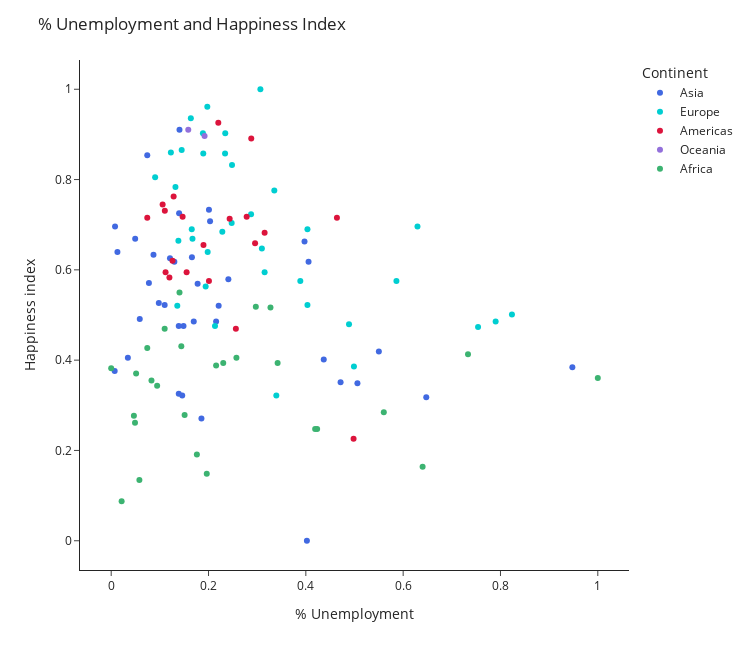

Write notebook code for a chart like this one.
### Code cell
#Correlation of Unemployment with the Happiness Index


unemp = df_2017N_v4["% Unemployment"]
HI = df_2017N_v4["Happiness index"]
color = ["royalblue","darkturquoise","crimson", "mediumpurple","mediumseagreen"]

#scatter plot
fig_Q2b_1 = px.scatter(df_2017N_v4, unemp, HI, hover_name="Country name"
           ,template="simple_white",color_discrete_sequence=color, color="Continent")

#update layout
fig_Q2b_1.update_layout(title_text="% Unemployment and Happiness Index"
                      #,annotations= [dict(x=0.05, y=1, text=line_eq, showarrow = False)]
                      ,width=750, height=650
                     )


fig_Q2b_1.show()

### Figure 1 — Plotly figure (JSON) as saved in the notebook; plotly's stock layout.template omitted (floating-point values rounded to 4 significant figures)
{"data": [{"hovertemplate": "<b>%{hovertext}</b><br><br>Continent=Asia<br>% Unemployment=%{x}<br>Happiness index=%{y}<extra></extra>", "hovertext": ["Afghanistan", "Armenia", "Azerbaijan", "Bahrain", "Bangladesh", "Cambodia", "China", "Cyprus", "Georgia", "Hong Kong S.A.R. of China", "India", "Indonesia", "Iran", "Iraq", "Israel", "Japan", "Jordan", "Kazakhstan", "Kuwait", "Kyrgyzstan", "Lebanon", "Malaysia", "Mongolia", "Nepal", "Pakistan", "Palestinian Territories", "Philippines", "Russia", "Saudi Arabia", "Singapore", "South Korea", "Sri Lanka", "Tajikistan", "Thailand", "United Arab Emirates", "Uzbekistan", "Vietnam"], "legendgroup": "Asia", "marker": {"color": "royalblue", "symbol": "circle"}, "mode": "markers", "name": "Asia", "orientation": "v", "showlegend": true, "type": "scatter", "x": [0.4022, 0.6475, 0.1697, 0.007901, 0.146, 0.007148, 0.1486, 0.3973, 0.506, 0.09782, 0.1855, 0.1388, 0.4368, 0.4714, 0.1403, 0.08691, 0.55, 0.1659, 0.04929, 0.2408, 0.2156, 0.1099, 0.2208, 0.03424, 0.1298, 0.9477, 0.0775, 0.1776, 0.2032, 0.1396, 0.1208, 0.1388, 0.4056, 0.01279, 0.07412, 0.2009, 0.05869], "xaxis": "x", "y": [0, 0.3177, 0.4854, 0.6959, 0.3216, 0.3762, 0.4756, 0.6628, 0.3489, 0.5263, 0.271, 0.4756, 0.4016, 0.3509, 0.9103, 0.6335, 0.4191, 0.6277, 0.6686, 0.5789, 0.4854, 0.5224, 0.5205, 0.4055, 0.6179, 0.384, 0.5712, 0.5692, 0.7076, 0.7251, 0.6257, 0.3255, 0.6179, 0.6394, 0.8538, 0.7329, 0.4912], "yaxis": "y"}, {"hovertemplate": "<b>%{hovertext}</b><br><br>Continent=Europe<br>% Unemployment=%{x}<br>Happiness index=%{y}<extra></extra>", "hovertext": ["Albania", "Austria", "Belarus", "Belgium", "Bosnia and Herzegovina", "Bulgaria", "Croatia", "Czech Republic", "Denmark", "Estonia", "Finland", "France", "Germany", "Greece", "Hungary", "Ireland", "Italy", "Latvia", "Lithuania", "Luxembourg", "Macedonia", "Malta", "Moldova", "Montenegro", "Netherlands", "Poland", "Portugal", "Romania", "Serbia", "Slovakia", "Slovenia", "Spain", "Sweden", "Turkey", "Ukraine", "United Kingdom"], "legendgroup": "Europe", "marker": {"color": "darkturquoise", "symbol": "circle"}, "mode": "markers", "name": "Europe", "orientation": "v", "showlegend": true, "type": "scatter", "x": [0.4989, 0.1885, 0.1941, 0.2483, 0.754, 0.2133, 0.4033, 0.09029, 0.1975, 0.1983, 0.3066, 0.3352, 0.1226, 0.7901, 0.1381, 0.234, 0.4033, 0.3096, 0.2476, 0.1892, 0.8236, 0.1321, 0.1358, 0.5862, 0.1637, 0.1655, 0.3153, 0.167, 0.4887, 0.2874, 0.2284, 0.6294, 0.2344, 0.3886, 0.3394, 0.1448], "xaxis": "x", "y": [0.386, 0.9025, 0.5634, 0.8324, 0.4737, 0.4756, 0.5224, 0.8051, 0.961, 0.6394, 1, 0.7758, 0.8596, 0.4854, 0.6647, 0.8577, 0.6901, 0.6472, 0.7037, 0.8577, 0.501, 0.7836, 0.5205, 0.575, 0.9357, 0.6901, 0.5945, 0.6686, 0.4795, 0.7232, 0.6842, 0.6959, 0.9025, 0.575, 0.3216, 0.8655], "yaxis": "y"}, {"hovertemplate": "<b>%{hovertext}</b><br><br>Continent=Americas<br>% Unemployment=%{x}<br>Happiness index=%{y}<extra></extra>", "hovertext": ["Argentina", "Bolivia", "Brazil", "Canada", "Chile", "Colombia", "Costa Rica", "Dominican Republic", "Ecuador", "El Salvador", "Guatemala", "Haiti", "Honduras", "Mexico", "Nicaragua", "Panama", "Paraguay", "Peru", "Uruguay", "Venezuela"], "legendgroup": "Americas", "marker": {"color": "crimson", "symbol": "circle"}, "mode": "markers", "name": "Americas", "orientation": "v", "showlegend": true, "type": "scatter", "x": [0.2957, 0.1196, 0.4639, 0.2201, 0.2434, 0.3153, 0.2878, 0.2009, 0.126, 0.1467, 0.07412, 0.4981, 0.1896, 0.1102, 0.1057, 0.1283, 0.155, 0.1117, 0.2784, 0.2562], "xaxis": "x", "y": [0.6589, 0.5828, 0.7154, 0.9259, 0.7135, 0.6823, 0.8908, 0.575, 0.6199, 0.7173, 0.7154, 0.2261, 0.655, 0.731, 0.7446, 0.7622, 0.5945, 0.5945, 0.7173, 0.4698], "yaxis": "y"}, {"hovertemplate": "<b>%{hovertext}</b><br><br>Continent=Oceania<br>% Unemployment=%{x}<br>Happiness index=%{y}<extra></extra>", "hovertext": ["Australia", "New Zealand"], "legendgroup": "Oceania", "marker": {"color": "mediumpurple", "symbol": "circle"}, "mode": "markers", "name": "Oceania", "orientation": "v", "showlegend": true, "type": "scatter", "x": [0.1919, 0.1584], "xaxis": "x", "y": [0.8967, 0.9103], "yaxis": "y"}, {"hovertemplate": "<b>%{hovertext}</b><br><br>Continent=Africa<br>% Unemployment=%{x}<br>Happiness index=%{y}<extra></extra>", "hovertext": ["Benin", "Botswana", "Burkina Faso", "Cameroon", "Chad", "Egypt", "Gabon", "Ghana", "Guinea", "Kenya", "Liberia", "Madagascar", "Malawi", "Mali", "Mauritania", "Morocco", "Niger", "Nigeria", "Rwanda", "Senegal", "Sierra Leone", "South Africa", "Tanzania", "Tunisia", "Uganda", "Zambia", "Zimbabwe"], "legendgroup": "Africa", "marker": {"color": "mediumseagreen", "symbol": "circle"}, "mode": "markers", "name": "Africa", "orientation": "v", "showlegend": true, "type": "scatter", "x": [0.07412, 0.64, 0.2156, 0.1099, 0.05117, 0.4233, 0.7333, 0.1403, 0.1441, 0.08277, 0.09443, 0.04665, 0.1964, 0.2573, 0.342, 0.3273, 0, 0.2972, 0.02144, 0.2302, 0.1509, 1, 0.05794, 0.5602, 0.04891, 0.4191, 0.1761], "xaxis": "x", "y": [0.4269, 0.1637, 0.3879, 0.4698, 0.3704, 0.2476, 0.4133, 0.5497, 0.4308, 0.3548, 0.3431, 0.2768, 0.1481, 0.4055, 0.3938, 0.5166, 0.3821, 0.5185, 0.08772, 0.3938, 0.2788, 0.3606, 0.1345, 0.2846, 0.2612, 0.2476, 0.191], "yaxis": "y"}], "layout": {"height": 650, "legend": {"title": {"text": "Continent"}, "tracegroupgap": 0}, "margin": {"t": 60}, "title": {"text": "% Unemployment and Happiness Index"}, "width": 750, "xaxis": {"anchor": "y", "domain": [0, 1], "title": {"text": "% Unemployment"}}, "yaxis": {"anchor": "x", "domain": [0, 1], "title": {"text": "Happiness index"}}}}
